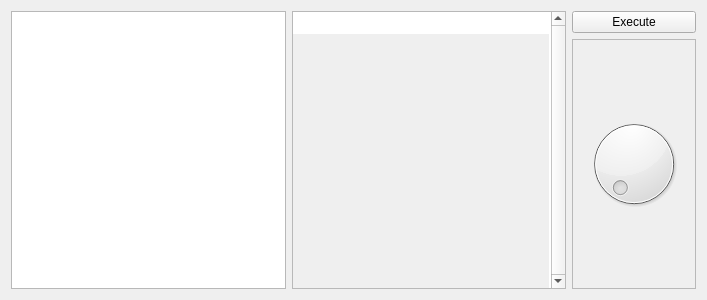
<?xml version="1.0" encoding="UTF-8"?>
<ui version="4.0">
 <class>MainWindow</class>
 <widget class="QMainWindow" name="MainWindow">
  <property name="geometry">
   <rect>
    <x>0</x>
    <y>0</y>
    <width>707</width>
    <height>300</height>
   </rect>
  </property>
  <property name="windowTitle">
   <string>MainWindow</string>
  </property>
  <widget class="QWidget" name="centralWidget">
   <layout class="QHBoxLayout" name="horizontalLayout_2">
    <item>
     <widget class="QPlainTextEdit" name="txtOutput">
      <property name="readOnly">
       <bool>true</bool>
      </property>
     </widget>
    </item>
    <item>
     <layout class="QHBoxLayout" name="horizontalLayout">
      <item>
       <widget class="QPlainTextEdit" name="editJsSource">
        <property name="verticalScrollBarPolicy">
         <enum>Qt::ScrollBarAlwaysOn</enum>
        </property>
        <property name="backgroundVisible">
         <bool>true</bool>
        </property>
       </widget>
      </item>
     </layout>
    </item>
    <item>
     <layout class="QVBoxLayout" name="verticalLayout">
      <item>
       <widget class="QPushButton" name="btnExecute">
        <property name="text">
         <string>Execute</string>
        </property>
       </widget>
      </item>
      <item>
       <widget class="QFrame" name="frame">
        <property name="frameShape">
         <enum>QFrame::StyledPanel</enum>
        </property>
        <property name="frameShadow">
         <enum>QFrame::Raised</enum>
        </property>
        <layout class="QVBoxLayout" name="verticalLayout_2">
         <item>
          <widget class="QDial" name="dial"/>
         </item>
        </layout>
       </widget>
      </item>
     </layout>
    </item>
   </layout>
  </widget>
 </widget>
 <layoutdefault spacing="6" margin="11"/>
 <resources/>
 <connections/>
</ui>
